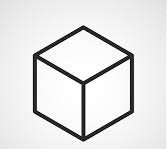
#> input picture HarrisCornerDetection/image.jpg, 167 x 149 px
$ jupyter execute --allow-errors 'Image Contrast Adjustment.ipynb'
#> lines starting #> are read from the running program, lines starting #| are printed output that depends on the picture
[cell 1]
from IPython.display import display, Math, Latex
import cv2
import numpy as np
import matplotlib.pyplot as plt


img_path = input("Enter the path here:")  #example -> C:\Users\xyz\OneDrive\Desktop\project\image.jpg
#> the answer given: ../HarrisCornerDetection/image.jpg


img = cv2.imread(img_path)
#> img is the input picture: shape (149, 167, 3); min 0, max 255, mean 227.3


img = cv2.cvtColor(img, cv2.COLOR_BGR2RGB)


# convert our image into a numpy array
img = np.asarray(img)
#print(img.shape)
# put pixels in a 1D array by flattening out img array
flat = img.flatten()

# show the histogram


# create our own histogram function
def get_histogram(image, bins):
    # array with size of bins, set to zeros
#> called with image = array of shape (74649,), bins = 256
    histogram = np.zeros(bins)

    # loop through pixels and sum up counts of pixels
    for pixel in image:
        histogram[pixel] += 1
#> this loop made 74649 passes
#> pixel on passes 1 to 3: 224, 224, 224
#> after the loop, histogram = 256 values, max 5565 at index 243, min 0 at index 73, mean 291.6

    # return our final result
    return histogram

# execute our histogram function
hist = get_histogram(flat, 256)
#> hist has the same summary as histogram in get_histogram

# create our cumulative sum function
def cumsum(a):
    a = iter(a)
    b = [next(a)]
#> b = [114]
    for i in a:
        b.append(b[-1] + i)
#> this loop made 255 passes
#> i on passes 1 to 3: 42, 33, 24
#> after the loop, b = 256 values from 114 to 74649
    return np.array(b)

# execute the fn
cs = cumsum(hist)
#> cs = 256 values from 114 to 74649


# numerator & denomenator
nj = (cs - cs.min()) * 255
#> nj = 256 values from 0 to 19006425
N = cs.max() - cs.min()
#> N = 74535

# re-normalize the cumsum
cs = nj / N
#> cs = 256 values from 0 to 255

# cast it back to uint8 since we can't use floating point values in images
cs = cs.astype('uint8')


# get the value from cumulative sum for every index in flat, and set that as img_new
img_new = cs[flat]


# put array back into original shape since we flattened it
img_new = np.reshape(img_new, img.shape)
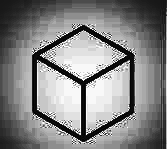
#> img_new: shape (149, 167, 3); min 0, max 255, mean 131.9

# set up side-by-side image display
#> (the rest of this cell did not finish here and is left out)
